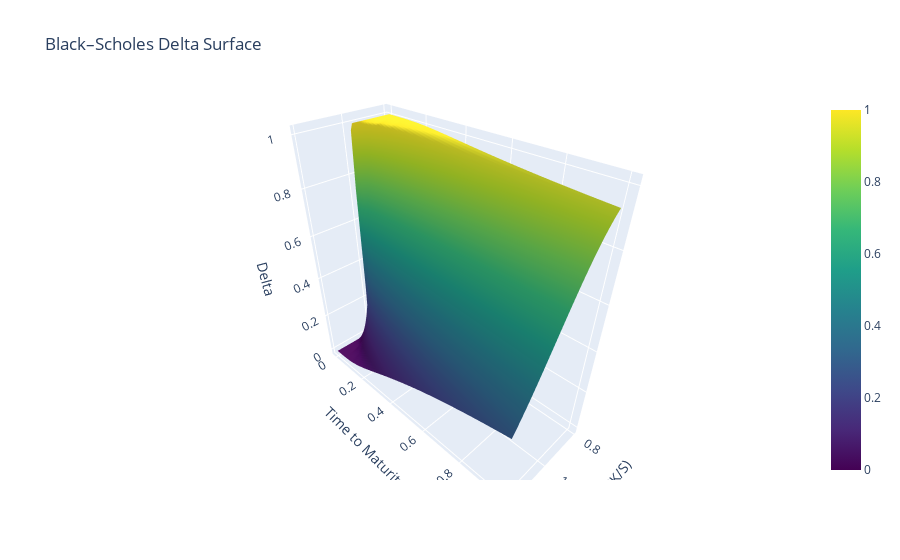

The notebook cell this image was saved under:
### Code cell
paths = generate_paths(
    num_paths=5,
    num_steps=5,
    T=1.0,
    S0=100.0,
    r=0.05,
    sigma=0.2,
    random_seed=42
)
print("Sample GBM Paths:\n", paths)

# 2) Compute delta for a single moneyness/time
single_delta = bs_call_delta(moneyness=0.95, T=0.5, r=0.05, sigma=0.2)
print("\nDelta for moneyness=0.95, T=0.5:", single_delta)

# 3) Plot the 3D surface of the delta
plot_delta_surface(r=0.05, sigma=0.2, moneyness_min=0.8, moneyness_max=1.2)

### Figure 1 — Plotly figure (JSON) as saved in the notebook; plotly's stock layout.template omitted (floating-point values rounded to 4 significant figures; data arrays with more than 128 entries replaced by an {"elided": "..."} marker saying what was removed)
{"data": [{"colorscale": [[0, "#440154"], [0.1111, "#482878"], [0.2222, "#3e4989"], [0.3333, "#31688e"], [0.4444, "#26828e"], [0.5556, "#1f9e89"], [0.6667, "#35b779"], [0.7778, "#6ece58"], [0.8889, "#b5de2b"], [1, "#fde725"]], "type": "surface", "x": {"elided": "20x50 float values"}, "y": {"elided": "20x50 float values"}, "z": {"elided": "20x50 float values"}}], "layout": {"autosize": true, "scene": {"xaxis": {"title": {"text": "Moneyness (K/S)"}}, "yaxis": {"title": {"text": "Time to Maturity"}}, "zaxis": {"title": {"text": "Delta"}}}, "title": {"text": "Black–Scholes Delta Surface"}}}
